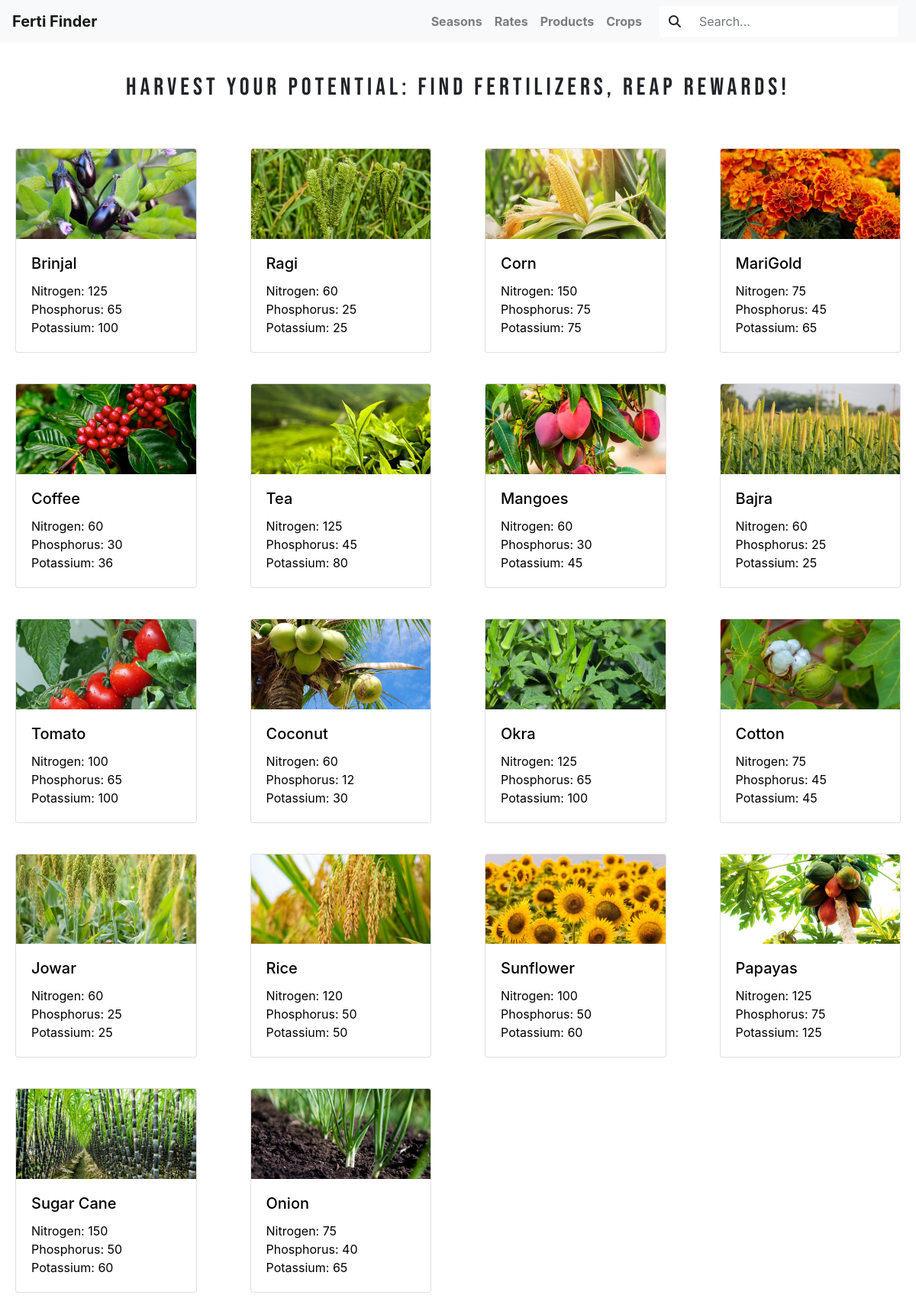
The page / on the database its author committed.
### App/models.py (models this page shows, shortened)
class Fertilizer(models.Model):
    name = models.CharField(max_length=50, default='None')
    nitrogen = models.IntegerField()
    phosphorous = models.IntegerField()
    potassium = models.IntegerField()
    urea = models.IntegerField(default=0)
    DAP = models.IntegerField(default=0)
    muriate_of_potash = models.IntegerField(default=0)
    image = models.ImageField(upload_to='images/', default='ok.jpg')
    desc = models.TextField(default='A')

### App/views.py (the view)
# urls.py: path('', views.home, name='home' ),
def home(request):
    fertilizer = list(Fertilizer.objects.all())
    random.shuffle(fertilizer)
    context = {'fertilizers': fertilizer}
    return render(request, 'App/index.html', context)

### App/templates/App/index.html (shortened to what this page needs)
{% extends 'App/base.html' %}
{%block quote%}
Harvest Your Potential: Find Fertilizers, Reap Rewards!
{%endblock%}
{% block content %}
<div class="row row-cols-4 g-4">
  {% for fertilizer in fertilizers %}
    <div class="col">
      <a href="{% url 'details' fertilizer.pk %}" style="text-decoration: none;">
      <div class="card cards">
        <img src="{{ fertilizer.image.url }}" class="card-img-top" alt="">
        <div class="card-body">
            <h5 class="card-title" style="color: black;">{{ fertilizer.name }}</h5>
          <p class="card-text" style="color: black;">
            Nitrogen: {{ fertilizer.nitrogen }}<br>
            Phosphorus: {{ fertilizer.phosphorous }}<br>
            Potassium: {{ fertilizer.potassium }}
          </p>
        </div>
      </div>
      </a>
    </div>
  {% endfor %}
</div>
{% endblock %}

### App/templates/App/base.html (shortened to what this page needs)
{%load static%}
<!DOCTYPE html>
<html lang="en">
<head>
    <link rel="stylesheet" href="https://stackpath.bootstrapcdn.com/bootstrap/4.5.2/css/bootstrap.min.css">
  <link rel="stylesheet" href="https://cdnjs.cloudflare.com/ajax/libs/font-awesome/6.5.2/css/all.min.css">
    <link rel="stylesheet" href="{% static 'App/style1.css' %}">
</head>
<nav class="navbar navbar-expand-lg navbar-light bg-light">
    <a class="navbar-brand" href="{%url 'home'%}">Ferti Finder</a>
    <div class="collapse navbar-collapse justify-content-end" id="navbarSupportedContent">
      <ul class="navbar-nav">
        <li class="nav-item">
          <a class="nav-link" href="{%url 'district'%}">Seasons</a>
        </li>
        <li class="nav-item">
          <a class="nav-link" href="{%url 'rates'%}">Rates</a>
        </li>
        <li class="nav-item">
          <a class="nav-link" href="{%url 'products'%}">Products</a>
        </li>
          <li class="nav-item">
              <a class="nav-link" href="{%url 'home'%}">Crops</a>
            </li>
        <li class="nav-item">
          <form class="form-inline my-2 my-lg-0 search-form"  action="{% url 'search' %}" method="get">
            <i class="fas fa-search search-icon"></i>
            <input class="form-control mr-sm-2 search-input" type="search" placeholder="Search..." aria-label="Search" name="q">
          </form>
        </li>
      </ul>
    </div>
  </nav>
<body>
  <h3 style="display: flex; justify-content: center;letter-spacing: 5px; margin: 40px 0; font-size: 2rem; font-family: 'Bebas Neue', sans-serif;
      font-weight: 500;
      font-style: normal;">{%block quote%} {%endblock%}</h3>
    {%block content%}
    {% endblock %}
</body>
</html>

### App/static/App/style1.css (style rules this page uses)
.navbar-brand { font-weight: bold; }
.navbar-nav .nav-link { font-weight: bold; }
.search-form { display: flex; align-items: center; padding-left: 15px; height: 100%; }
.search-icon { background-color: rgb(255, 255, 255); padding: 12px; }
.search-input { border: none; border-radius: 0; outline: none; box-shadow: none; height: 100%; width: 100%; }
.card { margin: 20px; }

### rows shown on the page
Fertilizer: image (picture), name "Brinjal", nitrogen "125", phosphorous "65", potassium "100"
Fertilizer: image (picture), name "Ragi", nitrogen "60", phosphorous "25", potassium "25"
Fertilizer: image (picture), name "Corn", nitrogen "150", phosphorous "75", potassium "75"
Fertilizer: image (picture), name "MariGold", nitrogen "75", phosphorous "45", potassium "65"
Fertilizer: image (picture), name "Coffee", nitrogen "60", phosphorous "30", potassium "36"
Fertilizer: image (picture), name "Tea", nitrogen "125", phosphorous "45", potassium "80"
Fertilizer: image (picture), name "Mangoes", nitrogen "60", phosphorous "30", potassium "45"
Fertilizer: image (picture), name "Bajra", nitrogen "60", phosphorous "25", potassium "25"
Fertilizer: image (picture), name "Tomato", nitrogen "100", phosphorous "65", potassium "100"
Fertilizer: image (picture), name "Coconut", nitrogen "60", phosphorous "12", potassium "30"
Fertilizer: image (picture), name "Okra", nitrogen "125", phosphorous "65", potassium "100"
Fertilizer: image (picture), name "Cotton", nitrogen "75", phosphorous "45", potassium "45"
Fertilizer: image (picture), name "Jowar", nitrogen "60", phosphorous "25", potassium "25"
Fertilizer: image (picture), name "Rice", nitrogen "120", phosphorous "50", potassium "50"
Fertilizer: image (picture), name "Sunflower", nitrogen "100", phosphorous "50", potassium "60"
Fertilizer: image (picture), name "Papayas", nitrogen "125", phosphorous "75", potassium "125"
Fertilizer: image (picture), name "Sugar Cane", nitrogen "150", phosphorous "50", potassium "60"
Fertilizer: image (picture), name "Onion", nitrogen "75", phosphorous "40", potassium "65"
